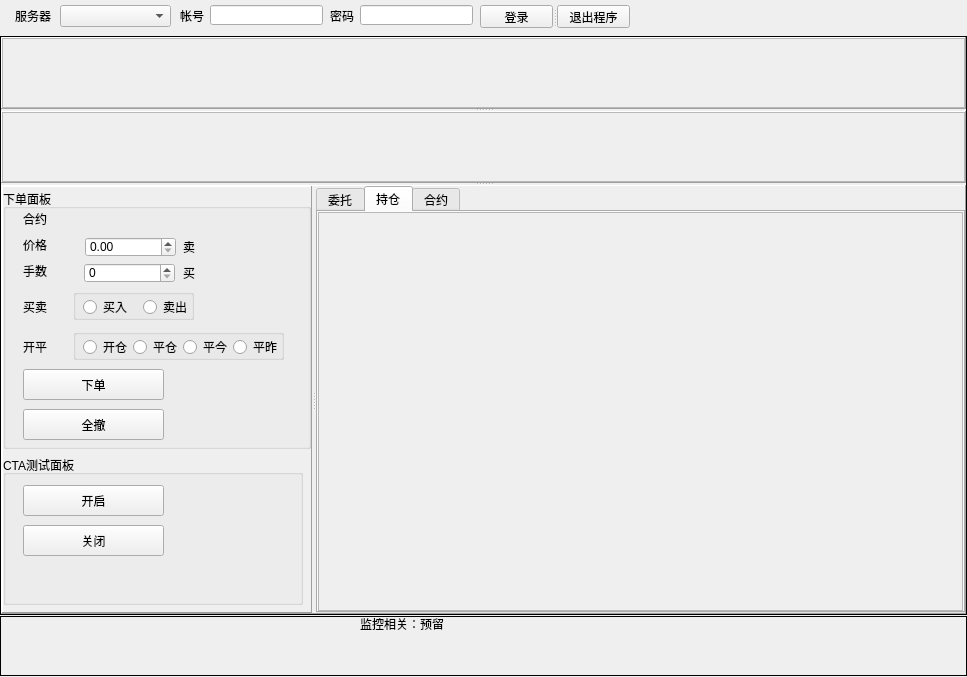
<?xml version="1.0" encoding="UTF-8"?>
<ui version="4.0">
 <class>MainTradeClass</class>
 <widget class="QMainWindow" name="MainTradeClass">
  <property name="geometry">
   <rect>
    <x>0</x>
    <y>0</y>
    <width>967</width>
    <height>677</height>
   </rect>
  </property>
  <property name="minimumSize">
   <size>
    <width>0</width>
    <height>200</height>
   </size>
  </property>
  <property name="windowTitle">
   <string>MainTrade</string>
  </property>
  <widget class="QWidget" name="centralWidget">
   <layout class="QVBoxLayout" name="verticalLayout">
    <property name="spacing">
     <number>1</number>
    </property>
    <property name="sizeConstraint">
     <enum>QLayout::SetMinAndMaxSize</enum>
    </property>
    <property name="leftMargin">
     <number>0</number>
    </property>
    <property name="topMargin">
     <number>0</number>
    </property>
    <property name="rightMargin">
     <number>0</number>
    </property>
    <property name="bottomMargin">
     <number>1</number>
    </property>
    <item>
     <widget class="QWidget" name="widget_loginInfo" native="true">
      <property name="minimumSize">
       <size>
        <width>0</width>
        <height>35</height>
       </size>
      </property>
      <property name="maximumSize">
       <size>
        <width>16777215</width>
        <height>35</height>
       </size>
      </property>
      <widget class="QLabel" name="label_address">
       <property name="geometry">
        <rect>
         <x>15</x>
         <y>10</y>
         <width>54</width>
         <height>12</height>
        </rect>
       </property>
       <property name="text">
        <string>服务器</string>
       </property>
      </widget>
      <widget class="QComboBox" name="comboBox_address">
       <property name="geometry">
        <rect>
         <x>60</x>
         <y>5</y>
         <width>111</width>
         <height>22</height>
        </rect>
       </property>
      </widget>
      <widget class="QLabel" name="label_userID">
       <property name="geometry">
        <rect>
         <x>180</x>
         <y>10</y>
         <width>54</width>
         <height>12</height>
        </rect>
       </property>
       <property name="text">
        <string>帐号</string>
       </property>
      </widget>
      <widget class="QLineEdit" name="lineEdit_userID">
       <property name="geometry">
        <rect>
         <x>210</x>
         <y>5</y>
         <width>113</width>
         <height>20</height>
        </rect>
       </property>
      </widget>
      <widget class="QLabel" name="label_password">
       <property name="geometry">
        <rect>
         <x>330</x>
         <y>10</y>
         <width>54</width>
         <height>12</height>
        </rect>
       </property>
       <property name="text">
        <string>密码</string>
       </property>
      </widget>
      <widget class="QLineEdit" name="lineEdit_password">
       <property name="geometry">
        <rect>
         <x>360</x>
         <y>5</y>
         <width>113</width>
         <height>20</height>
        </rect>
       </property>
       <property name="echoMode">
        <enum>QLineEdit::Password</enum>
       </property>
      </widget>
      <widget class="QSplitter" name="splitter_logButton">
       <property name="geometry">
        <rect>
         <x>480</x>
         <y>5</y>
         <width>150</width>
         <height>23</height>
        </rect>
       </property>
       <property name="orientation">
        <enum>Qt::Horizontal</enum>
       </property>
       <widget class="QPushButton" name="pushButton_login">
        <property name="text">
         <string>登录</string>
        </property>
       </widget>
       <widget class="QPushButton" name="pushButton_logout">
        <property name="text">
         <string>退出程序</string>
        </property>
       </widget>
      </widget>
     </widget>
    </item>
    <item>
     <widget class="QFrame" name="frame_aboutTrade">
      <property name="frameShape">
       <enum>QFrame::Panel</enum>
      </property>
      <layout class="QVBoxLayout" name="verticalLayout_2">
       <property name="spacing">
        <number>2</number>
       </property>
       <property name="leftMargin">
        <number>0</number>
       </property>
       <property name="topMargin">
        <number>0</number>
       </property>
       <property name="rightMargin">
        <number>0</number>
       </property>
       <property name="bottomMargin">
        <number>0</number>
       </property>
       <item>
        <widget class="QSplitter" name="splitter_aboutTrade">
         <property name="frameShadow">
          <enum>QFrame::Plain</enum>
         </property>
         <property name="orientation">
          <enum>Qt::Vertical</enum>
         </property>
         <property name="opaqueResize">
          <bool>true</bool>
         </property>
         <property name="handleWidth">
          <number>2</number>
         </property>
         <property name="childrenCollapsible">
          <bool>false</bool>
         </property>
         <widget class="QFrame" name="frame_top">
          <property name="minimumSize">
           <size>
            <width>0</width>
            <height>30</height>
           </size>
          </property>
          <property name="frameShape">
           <enum>QFrame::Panel</enum>
          </property>
          <property name="frameShadow">
           <enum>QFrame::Raised</enum>
          </property>
          <layout class="QVBoxLayout" name="verticalLayout_3">
           <property name="spacing">
            <number>0</number>
           </property>
           <property name="leftMargin">
            <number>0</number>
           </property>
           <property name="topMargin">
            <number>0</number>
           </property>
           <property name="rightMargin">
            <number>0</number>
           </property>
           <property name="bottomMargin">
            <number>0</number>
           </property>
           <item>
            <widget class="QScrollArea" name="scrollArea_accountInfo">
             <property name="widgetResizable">
              <bool>true</bool>
             </property>
             <widget class="QWidget" name="scrollAreaWidgetContent_account">
              <property name="geometry">
               <rect>
                <x>0</x>
                <y>0</y>
                <width>961</width>
                <height>69</height>
               </rect>
              </property>
              <layout class="QHBoxLayout" name="horizontalLayout_5">
               <property name="spacing">
                <number>0</number>
               </property>
               <property name="leftMargin">
                <number>0</number>
               </property>
               <property name="topMargin">
                <number>0</number>
               </property>
               <property name="rightMargin">
                <number>0</number>
               </property>
               <property name="bottomMargin">
                <number>0</number>
               </property>
              </layout>
             </widget>
            </widget>
           </item>
          </layout>
         </widget>
         <widget class="QFrame" name="frame_middle">
          <property name="minimumSize">
           <size>
            <width>0</width>
            <height>30</height>
           </size>
          </property>
          <property name="frameShape">
           <enum>QFrame::Panel</enum>
          </property>
          <property name="frameShadow">
           <enum>QFrame::Raised</enum>
          </property>
          <layout class="QVBoxLayout" name="verticalLayout_4">
           <property name="spacing">
            <number>0</number>
           </property>
           <property name="leftMargin">
            <number>0</number>
           </property>
           <property name="topMargin">
            <number>0</number>
           </property>
           <property name="rightMargin">
            <number>0</number>
           </property>
           <property name="bottomMargin">
            <number>0</number>
           </property>
           <item>
            <widget class="QScrollArea" name="scrollArea_instruQuote">
             <property name="widgetResizable">
              <bool>true</bool>
             </property>
             <widget class="QWidget" name="scrollAreaWidgetContents_quote">
              <property name="geometry">
               <rect>
                <x>0</x>
                <y>0</y>
                <width>961</width>
                <height>69</height>
               </rect>
              </property>
              <layout class="QHBoxLayout" name="horizontalLayout_6">
               <property name="spacing">
                <number>0</number>
               </property>
               <property name="leftMargin">
                <number>0</number>
               </property>
               <property name="topMargin">
                <number>0</number>
               </property>
               <property name="rightMargin">
                <number>0</number>
               </property>
               <property name="bottomMargin">
                <number>0</number>
               </property>
              </layout>
             </widget>
            </widget>
           </item>
          </layout>
         </widget>
         <widget class="QFrame" name="frame_bottom">
          <property name="sizePolicy">
           <sizepolicy hsizetype="Preferred" vsizetype="Preferred">
            <horstretch>0</horstretch>
            <verstretch>1</verstretch>
           </sizepolicy>
          </property>
          <property name="minimumSize">
           <size>
            <width>0</width>
            <height>30</height>
           </size>
          </property>
          <property name="frameShape">
           <enum>QFrame::Panel</enum>
          </property>
          <property name="frameShadow">
           <enum>QFrame::Raised</enum>
          </property>
          <layout class="QHBoxLayout" name="horizontalLayout">
           <property name="spacing">
            <number>2</number>
           </property>
           <property name="leftMargin">
            <number>0</number>
           </property>
           <property name="topMargin">
            <number>0</number>
           </property>
           <property name="rightMargin">
            <number>0</number>
           </property>
           <property name="bottomMargin">
            <number>0</number>
           </property>
           <item>
            <widget class="QSplitter" name="splitter_bottom">
             <property name="orientation">
              <enum>Qt::Horizontal</enum>
             </property>
             <widget class="QFrame" name="frame_aboutOrder">
              <property name="minimumSize">
               <size>
                <width>310</width>
                <height>0</height>
               </size>
              </property>
              <property name="maximumSize">
               <size>
                <width>310</width>
                <height>16777215</height>
               </size>
              </property>
              <property name="frameShape">
               <enum>QFrame::Panel</enum>
              </property>
              <property name="frameShadow">
               <enum>QFrame::Raised</enum>
              </property>
              <layout class="QFormLayout" name="formLayout">
               <property name="fieldGrowthPolicy">
                <enum>QFormLayout::AllNonFixedFieldsGrow</enum>
               </property>
               <property name="leftMargin">
                <number>0</number>
               </property>
               <property name="topMargin">
                <number>2</number>
               </property>
               <property name="rightMargin">
                <number>0</number>
               </property>
               <property name="bottomMargin">
                <number>0</number>
               </property>
               <item row="0" column="0" colspan="2">
                <widget class="QGroupBox" name="groupBox_orderPanel">
                 <property name="minimumSize">
                  <size>
                   <width>300</width>
                   <height>260</height>
                  </size>
                 </property>
                 <property name="title">
                  <string>下单面板</string>
                 </property>
                 <widget class="QLabel" name="label_instrName">
                  <property name="geometry">
                   <rect>
                    <x>20</x>
                    <y>22</y>
                    <width>24</width>
                    <height>16</height>
                   </rect>
                  </property>
                  <property name="text">
                   <string>合约</string>
                  </property>
                 </widget>
                 <widget class="QLabel" name="label_price">
                  <property name="geometry">
                   <rect>
                    <x>20</x>
                    <y>48</y>
                    <width>24</width>
                    <height>16</height>
                   </rect>
                  </property>
                  <property name="text">
                   <string>价格</string>
                  </property>
                 </widget>
                 <widget class="QLabel" name="label_volume">
                  <property name="geometry">
                   <rect>
                    <x>20</x>
                    <y>74</y>
                    <width>24</width>
                    <height>16</height>
                   </rect>
                  </property>
                  <property name="text">
                   <string>手数</string>
                  </property>
                 </widget>
                 <widget class="QDoubleSpinBox" name="doubleSpinBox_price">
                  <property name="geometry">
                   <rect>
                    <x>82</x>
                    <y>48</y>
                    <width>91</width>
                    <height>20</height>
                   </rect>
                  </property>
                 </widget>
                 <widget class="QSpinBox" name="spinBox_volume">
                  <property name="geometry">
                   <rect>
                    <x>81</x>
                    <y>74</y>
                    <width>91</width>
                    <height>20</height>
                   </rect>
                  </property>
                 </widget>
                 <widget class="QPushButton" name="pushButton_sendOrder">
                  <property name="geometry">
                   <rect>
                    <x>20</x>
                    <y>180</y>
                    <width>141</width>
                    <height>31</height>
                   </rect>
                  </property>
                  <property name="text">
                   <string>下单</string>
                  </property>
                 </widget>
                 <widget class="QLabel" name="label_askPrice_name">
                  <property name="geometry">
                   <rect>
                    <x>180</x>
                    <y>48</y>
                    <width>16</width>
                    <height>20</height>
                   </rect>
                  </property>
                  <property name="text">
                   <string>卖</string>
                  </property>
                 </widget>
                 <widget class="QLabel" name="label_bidPrice_name">
                  <property name="geometry">
                   <rect>
                    <x>180</x>
                    <y>74</y>
                    <width>16</width>
                    <height>20</height>
                   </rect>
                  </property>
                  <property name="text">
                   <string>买</string>
                  </property>
                 </widget>
                 <widget class="QLabel" name="label_askPrice">
                  <property name="geometry">
                   <rect>
                    <x>200</x>
                    <y>48</y>
                    <width>91</width>
                    <height>16</height>
                   </rect>
                  </property>
                  <property name="text">
                   <string/>
                  </property>
                 </widget>
                 <widget class="QLabel" name="label_bidPrice">
                  <property name="geometry">
                   <rect>
                    <x>200</x>
                    <y>74</y>
                    <width>91</width>
                    <height>16</height>
                   </rect>
                  </property>
                  <property name="text">
                   <string/>
                  </property>
                 </widget>
                 <widget class="QLabel" name="label_direction">
                  <property name="geometry">
                   <rect>
                    <x>20</x>
                    <y>110</y>
                    <width>24</width>
                    <height>16</height>
                   </rect>
                  </property>
                  <property name="text">
                   <string>买卖</string>
                  </property>
                 </widget>
                 <widget class="QGroupBox" name="groupBox_offset">
                  <property name="geometry">
                   <rect>
                    <x>70</x>
                    <y>140</y>
                    <width>211</width>
                    <height>31</height>
                   </rect>
                  </property>
                  <property name="title">
                   <string/>
                  </property>
                  <widget class="QRadioButton" name="radioButton_open">
                   <property name="geometry">
                    <rect>
                     <x>10</x>
                     <y>10</y>
                     <width>47</width>
                     <height>16</height>
                    </rect>
                   </property>
                   <property name="text">
                    <string>开仓</string>
                   </property>
                  </widget>
                  <widget class="QRadioButton" name="radioButton_closeToday">
                   <property name="geometry">
                    <rect>
                     <x>110</x>
                     <y>10</y>
                     <width>47</width>
                     <height>16</height>
                    </rect>
                   </property>
                   <property name="text">
                    <string>平今</string>
                   </property>
                  </widget>
                  <widget class="QRadioButton" name="radioButton_closeBefore">
                   <property name="geometry">
                    <rect>
                     <x>160</x>
                     <y>10</y>
                     <width>47</width>
                     <height>16</height>
                    </rect>
                   </property>
                   <property name="text">
                    <string>平昨</string>
                   </property>
                  </widget>
                  <widget class="QRadioButton" name="radioButton_close">
                   <property name="geometry">
                    <rect>
                     <x>60</x>
                     <y>10</y>
                     <width>47</width>
                     <height>16</height>
                    </rect>
                   </property>
                   <property name="text">
                    <string>平仓</string>
                   </property>
                  </widget>
                 </widget>
                 <widget class="QGroupBox" name="groupBox_direction">
                  <property name="geometry">
                   <rect>
                    <x>70</x>
                    <y>100</y>
                    <width>121</width>
                    <height>31</height>
                   </rect>
                  </property>
                  <property name="title">
                   <string/>
                  </property>
                  <widget class="QRadioButton" name="radioButton_buy">
                   <property name="geometry">
                    <rect>
                     <x>10</x>
                     <y>10</y>
                     <width>51</width>
                     <height>16</height>
                    </rect>
                   </property>
                   <property name="text">
                    <string>买入</string>
                   </property>
                  </widget>
                  <widget class="QRadioButton" name="radioButton_sell">
                   <property name="geometry">
                    <rect>
                     <x>70</x>
                     <y>10</y>
                     <width>51</width>
                     <height>16</height>
                    </rect>
                   </property>
                   <property name="text">
                    <string>卖出</string>
                   </property>
                  </widget>
                 </widget>
                 <widget class="QLabel" name="label_offset">
                  <property name="geometry">
                   <rect>
                    <x>20</x>
                    <y>150</y>
                    <width>24</width>
                    <height>16</height>
                   </rect>
                  </property>
                  <property name="text">
                   <string>开平</string>
                  </property>
                 </widget>
                 <widget class="QPushButton" name="pushButton_cancelOrder">
                  <property name="geometry">
                   <rect>
                    <x>20</x>
                    <y>220</y>
                    <width>141</width>
                    <height>31</height>
                   </rect>
                  </property>
                  <property name="text">
                   <string>全撤</string>
                  </property>
                 </widget>
                </widget>
               </item>
               <item row="1" column="0">
                <widget class="QGroupBox" name="groupBox_ctaEngine">
                 <property name="minimumSize">
                  <size>
                   <width>300</width>
                   <height>150</height>
                  </size>
                 </property>
                 <property name="title">
                  <string>CTA测试面板</string>
                 </property>
                 <widget class="QPushButton" name="pushButton_stopCTA">
                  <property name="geometry">
                   <rect>
                    <x>20</x>
                    <y>70</y>
                    <width>141</width>
                    <height>31</height>
                   </rect>
                  </property>
                  <property name="text">
                   <string>关闭</string>
                  </property>
                 </widget>
                 <widget class="QPushButton" name="pushButton_startCTA">
                  <property name="geometry">
                   <rect>
                    <x>20</x>
                    <y>30</y>
                    <width>141</width>
                    <height>31</height>
                   </rect>
                  </property>
                  <property name="text">
                   <string>开启</string>
                  </property>
                 </widget>
                </widget>
               </item>
              </layout>
             </widget>
             <widget class="QTabWidget" name="tabWidget_aboutInfo">
              <property name="sizePolicy">
               <sizepolicy hsizetype="Expanding" vsizetype="Expanding">
                <horstretch>1</horstretch>
                <verstretch>0</verstretch>
               </sizepolicy>
              </property>
              <property name="currentIndex">
               <number>1</number>
              </property>
              <widget class="QWidget" name="tab_entrust">
               <attribute name="title">
                <string>委托</string>
               </attribute>
               <layout class="QHBoxLayout" name="horizontalLayout_9">
                <property name="spacing">
                 <number>0</number>
                </property>
                <property name="leftMargin">
                 <number>0</number>
                </property>
                <property name="topMargin">
                 <number>0</number>
                </property>
                <property name="rightMargin">
                 <number>0</number>
                </property>
                <property name="bottomMargin">
                 <number>0</number>
                </property>
                <item>
                 <widget class="QScrollArea" name="scrollArea_entrust">
                  <property name="widgetResizable">
                   <bool>true</bool>
                  </property>
                  <widget class="QWidget" name="scrollAreaWidgetContents">
                   <property name="geometry">
                    <rect>
                     <x>0</x>
                     <y>0</y>
                     <width>640</width>
                     <height>398</height>
                    </rect>
                   </property>
                   <layout class="QHBoxLayout" name="horizontalLayout_10">
                    <property name="spacing">
                     <number>0</number>
                    </property>
                    <property name="leftMargin">
                     <number>0</number>
                    </property>
                    <property name="topMargin">
                     <number>0</number>
                    </property>
                    <property name="rightMargin">
                     <number>0</number>
                    </property>
                    <property name="bottomMargin">
                     <number>0</number>
                    </property>
                   </layout>
                  </widget>
                 </widget>
                </item>
               </layout>
              </widget>
              <widget class="QWidget" name="tab_position">
               <attribute name="title">
                <string>持仓</string>
               </attribute>
               <layout class="QGridLayout" name="gridLayout">
                <property name="leftMargin">
                 <number>0</number>
                </property>
                <property name="topMargin">
                 <number>0</number>
                </property>
                <property name="rightMargin">
                 <number>0</number>
                </property>
                <property name="bottomMargin">
                 <number>0</number>
                </property>
                <item row="0" column="0">
                 <widget class="QScrollArea" name="scrollArea_postion">
                  <property name="widgetResizable">
                   <bool>true</bool>
                  </property>
                  <widget class="QWidget" name="scrollAreaWidgetContents_3">
                   <property name="geometry">
                    <rect>
                     <x>0</x>
                     <y>0</y>
                     <width>640</width>
                     <height>398</height>
                    </rect>
                   </property>
                   <layout class="QHBoxLayout" name="horizontalLayout_7">
                    <property name="spacing">
                     <number>0</number>
                    </property>
                    <property name="leftMargin">
                     <number>0</number>
                    </property>
                    <property name="topMargin">
                     <number>0</number>
                    </property>
                    <property name="rightMargin">
                     <number>0</number>
                    </property>
                    <property name="bottomMargin">
                     <number>0</number>
                    </property>
                   </layout>
                  </widget>
                 </widget>
                </item>
               </layout>
              </widget>
              <widget class="QWidget" name="tab_instrument">
               <attribute name="title">
                <string>合约</string>
               </attribute>
               <layout class="QHBoxLayout" name="horizontalLayout_4">
                <property name="spacing">
                 <number>0</number>
                </property>
                <property name="leftMargin">
                 <number>0</number>
                </property>
                <property name="topMargin">
                 <number>0</number>
                </property>
                <property name="rightMargin">
                 <number>0</number>
                </property>
                <property name="bottomMargin">
                 <number>0</number>
                </property>
                <item>
                 <widget class="QScrollArea" name="scrollArea_instrInfo">
                  <property name="widgetResizable">
                   <bool>true</bool>
                  </property>
                  <widget class="QWidget" name="scrollAreaWidgetContents_5">
                   <property name="geometry">
                    <rect>
                     <x>0</x>
                     <y>0</y>
                     <width>640</width>
                     <height>398</height>
                    </rect>
                   </property>
                   <layout class="QHBoxLayout" name="horizontalLayout_8">
                    <property name="spacing">
                     <number>0</number>
                    </property>
                    <property name="leftMargin">
                     <number>0</number>
                    </property>
                    <property name="topMargin">
                     <number>0</number>
                    </property>
                    <property name="rightMargin">
                     <number>0</number>
                    </property>
                    <property name="bottomMargin">
                     <number>0</number>
                    </property>
                   </layout>
                  </widget>
                 </widget>
                </item>
               </layout>
              </widget>
             </widget>
            </widget>
           </item>
          </layout>
         </widget>
        </widget>
       </item>
      </layout>
     </widget>
    </item>
    <item>
     <widget class="QFrame" name="frame_monitor">
      <property name="minimumSize">
       <size>
        <width>0</width>
        <height>30</height>
       </size>
      </property>
      <property name="maximumSize">
       <size>
        <width>16777215</width>
        <height>60</height>
       </size>
      </property>
      <property name="frameShape">
       <enum>QFrame::Panel</enum>
      </property>
      <widget class="QLabel" name="label_monitor">
       <property name="geometry">
        <rect>
         <x>360</x>
         <y>0</y>
         <width>131</width>
         <height>16</height>
        </rect>
       </property>
       <property name="text">
        <string>监控相关：预留</string>
       </property>
      </widget>
     </widget>
    </item>
   </layout>
  </widget>
 </widget>
 <layoutdefault spacing="6" margin="11"/>
 <resources>
  <include location="maintrade.qrc"/>
 </resources>
 <connections/>
</ui>
